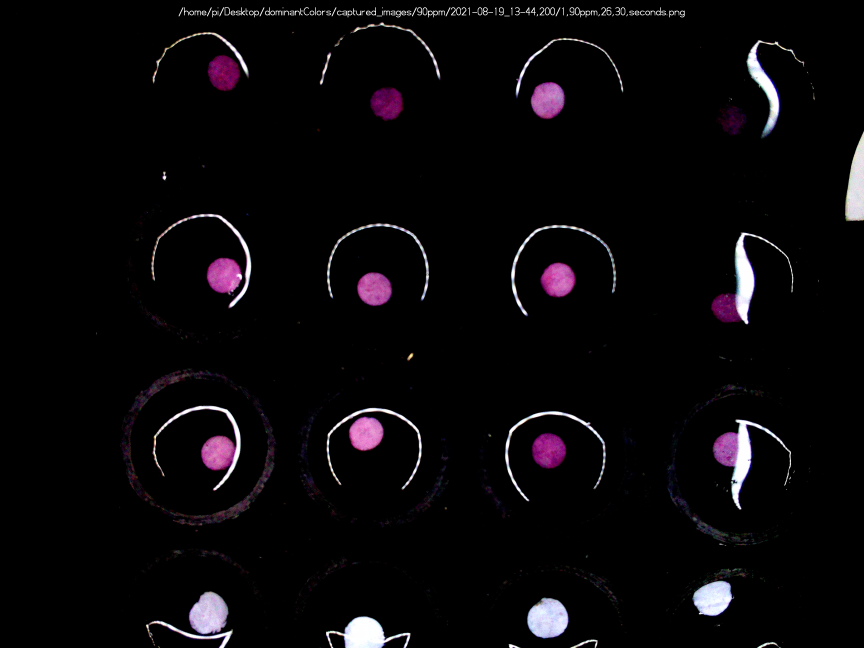
#> input picture 1,90ppm,26,30,seconds.png, 2592 x 1944 px (shown at 1/3 size)
$ python circledetector.py 1,90ppm,26,30,seconds.png
#> lines starting #> are read from the running program, lines starting #| are printed output that depends on the picture; after the words box and inside, x2 and y2 are one past the last pixel; in counts of white or black regions, pixels touching at a corner belong together
import cv2
import numpy as np
import matplotlib.pyplot as plt
import sys
import math

path = '1,90ppm,26,30,seconds.png'
imgNum,ppm_value,x,xx,xxx = path.split(',')
print(ppm_value)
# path = 'papersensor.jpg'
# path = 'Inked90ppmafter2min__LI.jpg'
img = cv2.imread(path)
#> img is the input picture: shape (1944, 2592, 3); mean B, G, R 9.4, 7.4, 9.4
scale_percent = 100 # percent of original size
width = int(img.shape[1] * scale_percent / 100)
#> width = 2592
height = int(img.shape[0] * scale_percent / 100)
#> height = 1944
dim = (width, height)
#> dim = (2592, 1944)
img = cv2.resize(img, dim, interpolation = cv2.INTER_AREA)
# load the image
# img = cv2.imread(sys.argv[1])
# convert BGR to RGB to be suitable for showing using matplotlib library
img = cv2.cvtColor(img, cv2.COLOR_BGR2RGB)
# make a copy of the original image
cimg = img.copy()
# convert image to grayscale
img = cv2.cvtColor(img, cv2.COLOR_BGR2GRAY)
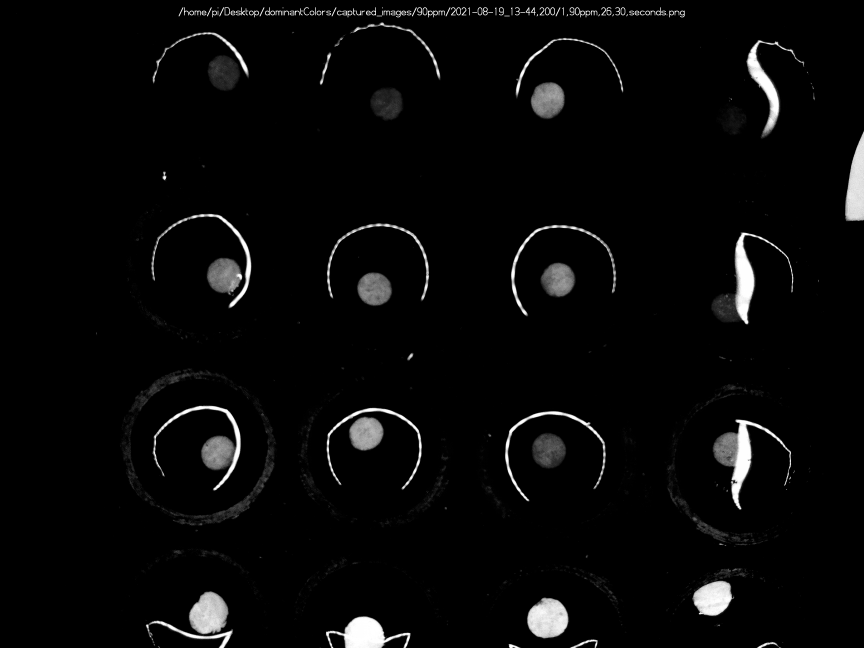
#> img: shape (1944, 2592) (shown at 1/3 size); min 0, max 255, mean 8.2
# apply a blur using the median filter
img = cv2.medianBlur(img, 5)
# finds the circles in the grayscale image using the Hough transform
circles = cv2.HoughCircles(
    image=img,
    method=cv2.HOUGH_GRADIENT,
    dp=1,
    minDist=300,
    param1=40,
    param2=23,
    minRadius=45,
    maxRadius=60
)
#> circles = 14 rows, first 8: [1645.5, 1350.5, 51.9], [1672.5, 841.5, 49.8], [671.5, 825.5, 51.1], [1121.5, 865.5, 49], [1636.5, 1858.5, 55], [656.5, 1360.5, 52.6], [1159.5, 309.5, 49.1], [1642.5, 305.5, 49.5]
print(circles)
#| [[[1645.5 1350.5   51.9]
#|   [1672.5  841.5   49.8]
#|   [ 671.5  825.5   51.1]
#|   [1121.5  865.5   49. ]
#|   [1636.5 1858.5   55. ]
#|   [ 656.5 1360.5   52.6]
#|   [1159.5  309.5   49.1]
#|   [1642.5  305.5   49.5]
#|   [1091.5 1906.5   58.3]
#|   [1099.5 1298.5   48.9]
#|   [ 622.5 1851.5   56.1]
#|   [ 683.5  217.5   58.3]
#> (further printed lines are left out)
print("asd")
print(circles[0,:,0])
#| [1645.5 1672.5  671.5 1121.5 1636.5  656.5 1159.5 1642.5 1091.5 1099.5
#|   622.5  683.5 2140.5 2189.5]
print("asd")
NUM_ROWS = 3
#sort circles
circles = np.round(circles[0, :]).astype("int")
#> circles = 14 rows, first 8: [1646, 1350, 52], [1672, 842, 50], [672, 826, 51], [1122, 866, 49], [1636, 1858, 55], [656, 1360, 53], [1160, 310, 49], [1642, 306, 50]
circles = sorted(circles, key=lambda v: [v[0], v[0]])
#> circles = [[622, 1852, 56], [656, 1360, 53], [672, 826, 51], [684, 218, 58], [1092, 1906, 58], [1100, 1298, 49], [1122, 866, 49], [1160, 310, 49], [1636, 1858, 55], [1642, 306, 50], [1646, 1350, 52], [1672, 842, 50], [2140, 1796, 52], [2190, 1348, 51]]
print(circles)
#> (printed output is left out)

sorted_cols = []
for k in range(0, len(circles), NUM_ROWS):
    col = circles[k:k+NUM_ROWS]
    sorted_cols.extend(sorted(col, key=lambda v: v[1]))
#> this loop made 5 passes
#> (k, col) on passes 2 to 5: (3, [[684, 218, 58], [1092, 1906, 58], [1100, 1298, 49]]), (6, [[1122, 866, 49], [1160, 310, 49], [1636, 1858, 55]]), (9, [[1642, 306, 50], [1646, 1350, 52], [1672, 842, 50]]), (12, [[2140, 1796, 52], [2190, 1348, 51]])
#> col on pass 1: [[622, 1852, 56], [656, 1360, 53], [672, 826, 51]]
#> after the loop, sorted_cols = [[672, 826, 51], [656, 1360, 53], [622, 1852, 56], [684, 218, 58], [1100, 1298, 49], [1092, 1906, 58], [1160, 310, 49], [1122, 866, 49], [1636, 1858, 55], [1642, 306, 50], [1672, 842, 50], [1646, 1350, 52], [2190, 1348, 51], [2140, 1796, 52]]

circles = sorted_cols
#> circles has the same summary as sorted_cols
print(circles)
#> (printed output is left out)

circles = np.uint16(np.around(circles))
#> circles = 14 rows, first 8: [672, 826, 51], [656, 1360, 53], [622, 1852, 56], [684, 218, 58], [1100, 1298, 49], [1092, 1906, 58], [1160, 310, 49], [1122, 866, 49]

#initialize mask for the paper sensor
mask = np.zeros(shape=img.shape[0:2],dtype='uint8')

#create mask for each paper sensor
for co, i in enumerate(circles, start=1):
    # draw the outer circle
    cv2.circle(mask,(int(i[0]),int(i[1])),int(i[2]),(255,255,255),-1)
#> this loop made 14 passes
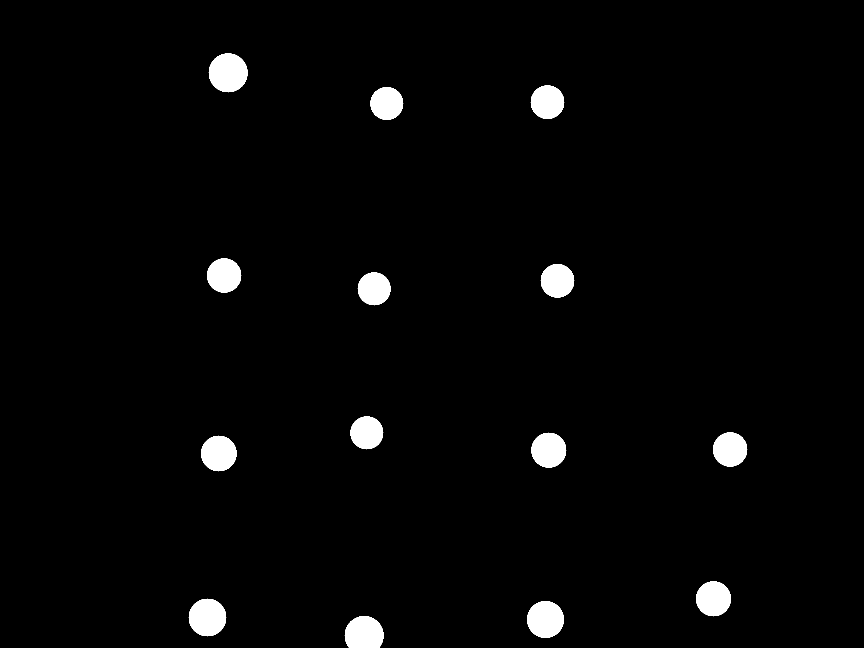
#> mask: shape (1944, 2592) (shown at 1/3 size); 2.4% white; 14 white regions, largest, box (x1, y1, x2, y2) and area: (626, 160, 743, 277) 10557, (566, 1796, 679, 1909) 9845, (1581, 1803, 1692, 1914) 9477

cv2.imshow('mask',mask)
cv2.waitKey(0)

plt.imshow(mask, cmap="brg")
plt.show()

#add the mask and the image
masked =  cv2.bitwise_and(cimg,cimg, mask=mask)
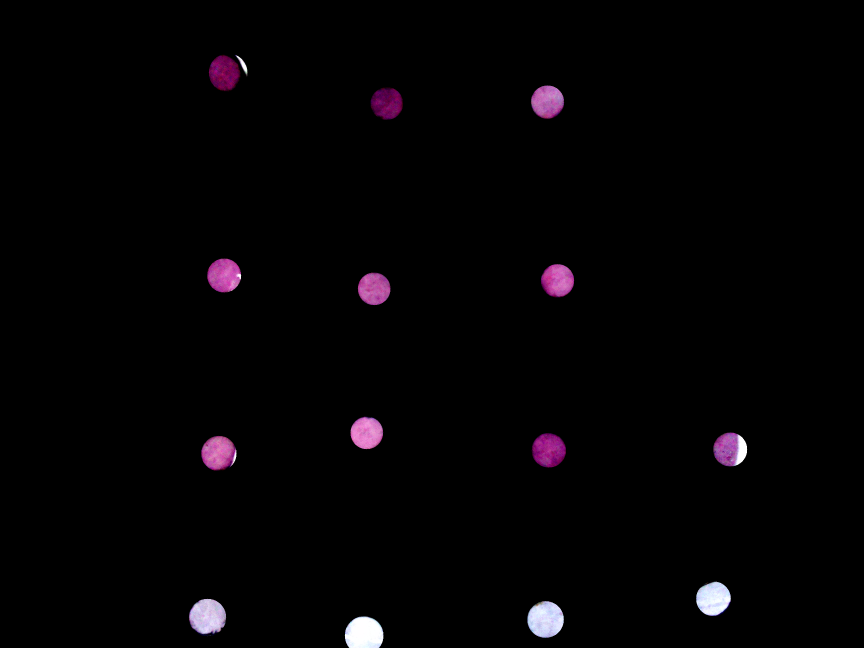
#> masked: shape (1944, 2592, 3) (shown at 1/3 size); mean R, G, B 4.2, 2.7, 4.1

cv2.imshow('masked',masked)
cv2.waitKey(0)

for co, i in enumerate(circles, start=1):
    # draw the outer circle
    print(co)
    print(i[0])
    print(i[1])
    print(i[2])

    cv2.putText(masked,str(co),(int(i[0]+60),int(i[1])+60),cv2.FONT_HERSHEY_SIMPLEX, 1.5,(255,255,255),2)
    cv2.circle(masked,(int(i[0]),int(i[1])),int(i[2]),(0,255,0),2)

    radius = int(math.ceil(i[2]))
    origin_x = int(math.ceil(i[0]) - radius)
    origin_y = int(math.ceil(i[1]) - radius)


    cv2.rectangle(cimg,(origin_x-10,origin_y-10),(origin_x+2*radius+10,origin_y+2*radius+10),(200,0,0),2)

    roi=masked[origin_y:origin_y+2*radius,origin_x:origin_x+2*radius]
    roi2=masked[origin_y+20:origin_y+2*radius-20,origin_x+20:origin_x+2*radius-20]
    cv2.imwrite("ROI/"+str(co)+','+ppm_value + '.jpg', roi)
    cv2.imwrite("roi2/"+str(co)+','+ppm_value+ '.jpg', roi2)
#> this loop made 14 passes
#> (i, radius, origin_x, origin_y) on passes 1 to 12: ([672, 826, 51], 51, 621, 775), ([656, 1360, 53], 53, 603, 1307), ([622, 1852, 56], 56, 566, 1796), ([684, 218, 58], 58, 626, 160), ([1100, 1298, 49], 49, 1051, 1249), ([1092, 1906, 58], 58, 1034, 1848), ([1160, 310, 49], 49, 1111, 261), ([1122, 866, 49], 49, 1073, 817), ([1636, 1858, 55], 55, 1581, 1803), ([1642, 306, 50], 50, 1592, 256), ([1672, 842, 50], 50, 1622, 792), ([1646, 1350, 52], 52, 1594, 1298)
#> (printed output is left out)
#> pass 1, `roi=masked[origin_y:origin_y+2*radius,origin_x:origin_x+2*radius]`:
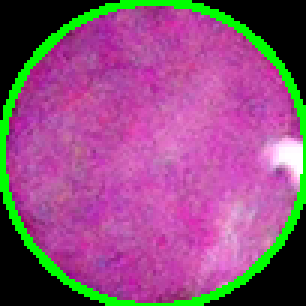
#> roi: shape (102, 102, 3) (shown 3 times larger); mean R, G, B 142.4, 80.1, 125.3
#> pass 1, `roi2=masked[origin_y+20:origin_y+2*radius-20,origin_x+20:origin_x+2*ra..`:
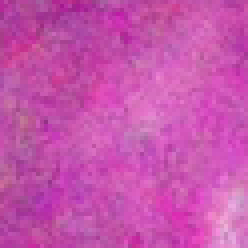
#> roi2: shape (62, 62, 3) (shown 4 times larger); mean R, G, B 198.4, 83.2, 174
#> pass 2, `roi=masked[origin_y:origin_y+2*radius,origin_x:origin_x+2*radius]`:
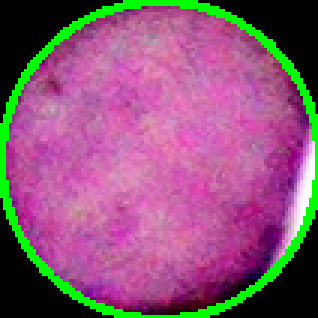
#> roi: shape (106, 106, 3) (shown 3 times larger); mean R, G, B 138.8, 85.5, 117.8
#> pass 2, `roi2=masked[origin_y+20:origin_y+2*radius-20,origin_x+20:origin_x+2*ra..`:
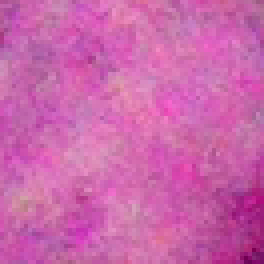
#> roi2: shape (66, 66, 3) (shown 4 times larger); mean R, G, B 203.6, 101, 172.2

    # roi=cimg[y:y+h,x:x+w]
# print the number of circles detected
print("Number of circles detected:", co)
#| Number of circles detected: 14
# save the image, convert to BGR to save with proper colors
# cv2.imwrite("coins_circles_detected.png", cimg)
# show the image
plt.imshow(masked)
plt.show()

$ run again, with 0ppm,0,seconds.png copied over 1,90ppm,26,30,seconds.png
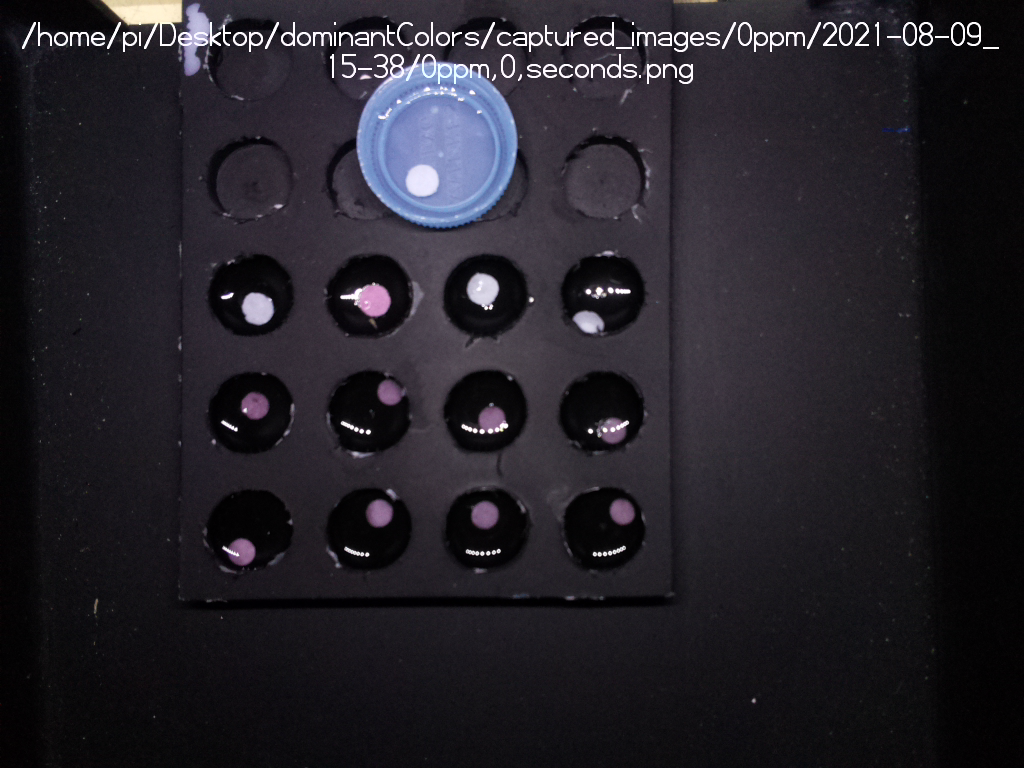
#> input picture 0ppm,0,seconds.png, 1024 x 768 px
#> img is the input picture: shape (768, 1024, 3); mean B, G, R 40.6, 33.5, 36.3
#> `circles = cv2.HoughCircles( image=img, method=cv2.HOUGH_GRADIENT, dp=1..`: circles = [[438.5, 149.5, 55.9]]
#| [[[438.5 149.5  55.9]]]
#| [438.5]
#> `circles = np.round(circles[0, :]).astype("int")`: circles = [[438, 150, 56]]
#| [array([438, 150,  56])]
#> the loop `for k in range(0, len(circles), NUM_ROWS):` made 1 pass
#| [array([438, 150,  56])]
#> the loop `for co, i in enumerate(circles, start=1):` made 1 pass
#> (co, i) on pass 1: (1, [438, 150, 56])
#> after the loop `for co, i in enumerate(circles, start=1):`:
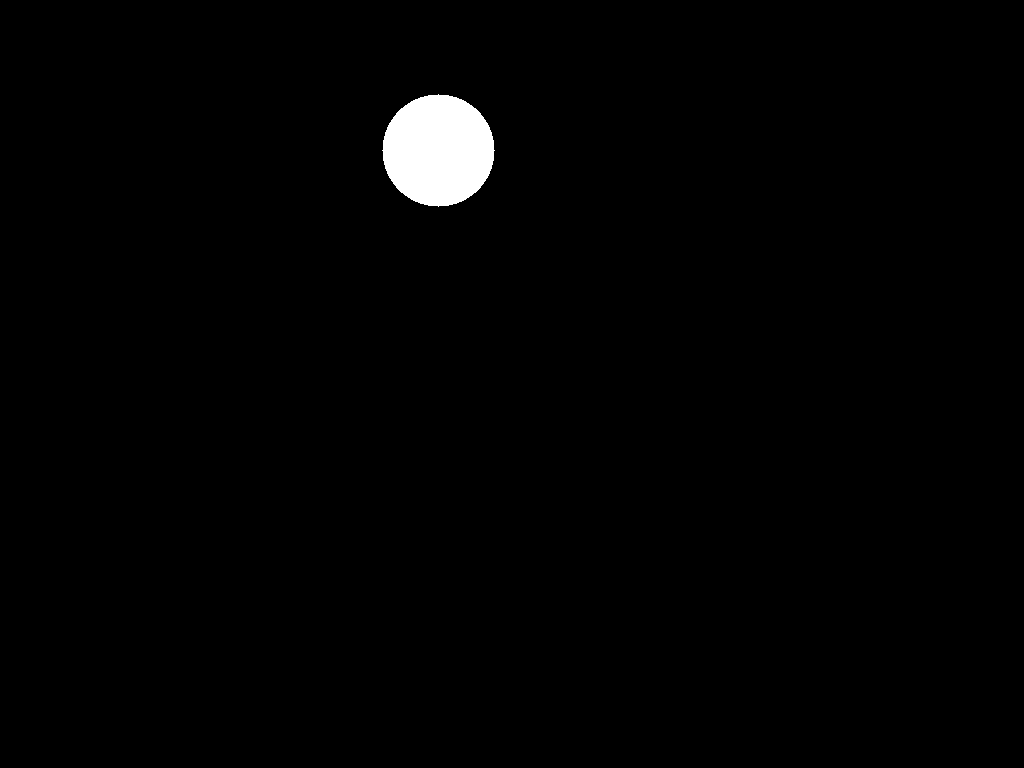
#> mask: shape (768, 1024); 1.3% white; 1 white region, box (x1, y1, x2, y2) and area: (382, 94, 495, 207) 9845
#> the loop `for co, i in enumerate(circles, start=1):` made 1 pass
#> (co, i, radius, origin_x, origin_y) on pass 1: (1, [438, 150, 56], 56, 382, 94)
#> (printed output is left out)
#> after the loop `for co, i in enumerate(circles, start=1):`:
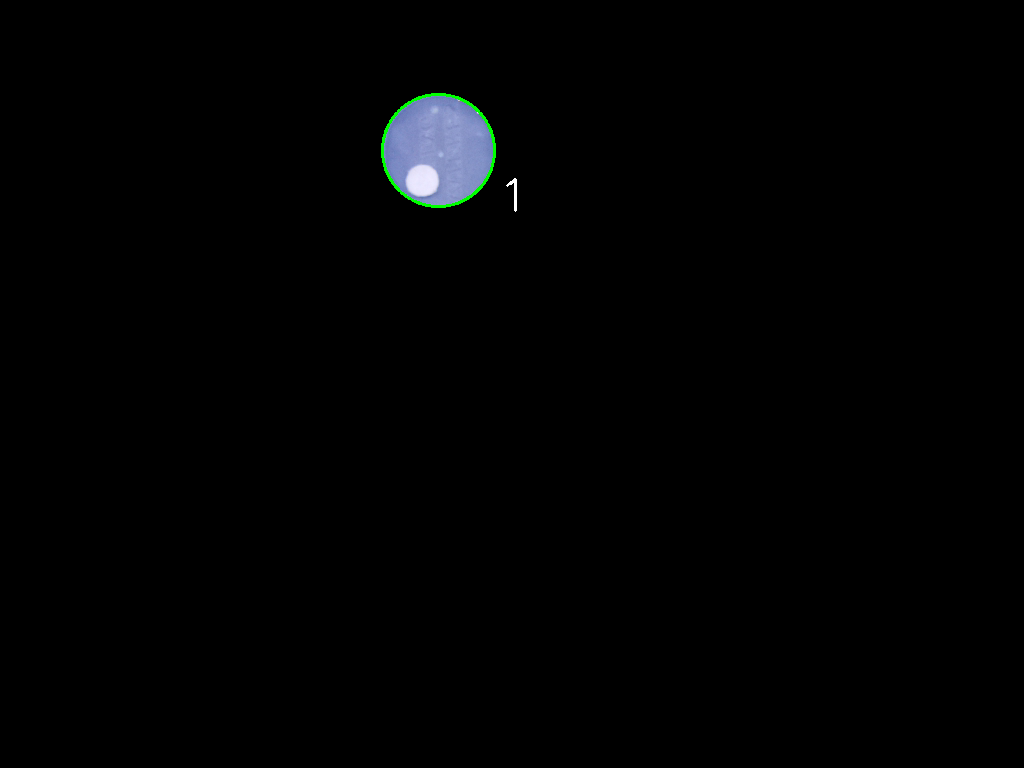
#> masked: shape (768, 1024, 3); mean R, G, B 1.7, 2.2, 2.4
#| Number of circles detected: 1
